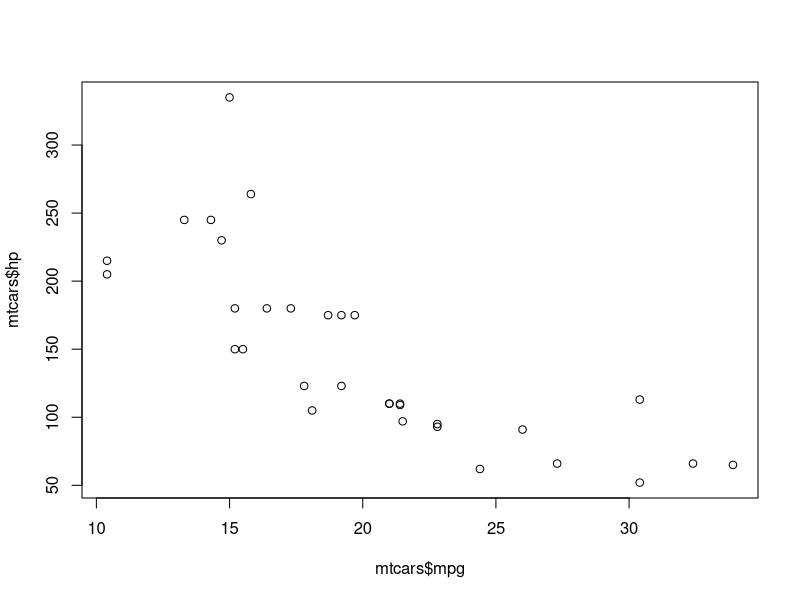
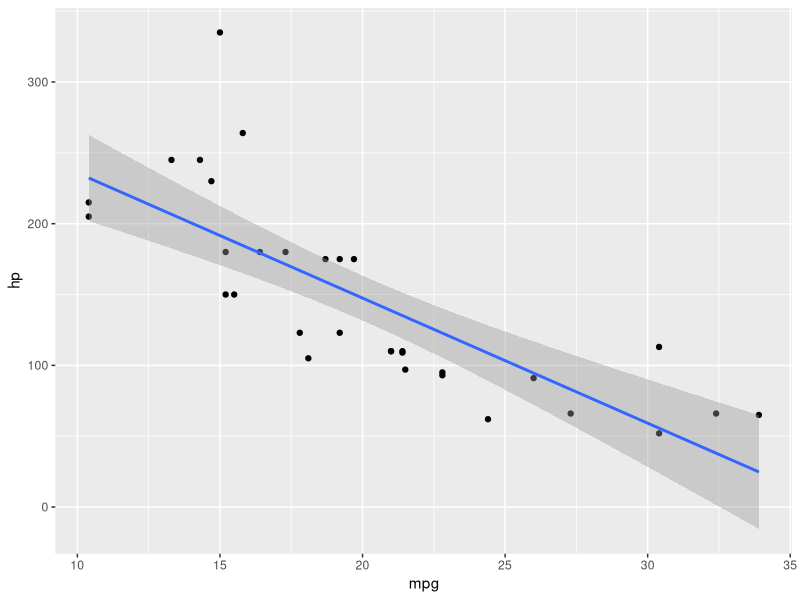

Generate these figures, in order, with R:
library(tidyverse)


## Correlation
cor(mtcars$mpg,mtcars$hp)
cor(mtcars$mpg,mtcars$wt)

plot(mtcars$mpg,mtcars$hp)

ggplot(mtcars,aes(mpg,hp)) +
  geom_point() +
  geom_smooth(method = 'lm')

cor(mtcars[,c('mpg','wt','hp')])
cor.test(mtcars$mpg,mtcars$hp)

## Linear Regression

## mpg = f(hp)
# find intercept and slope
lmFit <- lm(mpg ~ hp,data = mtcars)

summary(lmFit)

# prediction equation
lmFit$coefficients[[1]] + (lmFit$coefficients[[2]]*200)


new_cars <- data.frame(
  hp = c(100,200,300,400,500)
)

# predict
new_cars$mpg_predict <- predict(lmFit, newdata =new_cars )

## root mean squared error (rmse)
# multiple linear regression
## mpg = f(hp,wt,am)
## mpg = intercept + b0*hp + b1*wt + b2*am
lmFit2 <- lm(mpg~ hp + wt + am, data = mtcars)
lmFit2
summary(lmFit2)

coefs <- coef(lmFit2)
coefs[[1]] + coefs[[2]]*200 + coefs[[3]]*3.5 + coefs[[4]]*1


## Build full model
lmFit_full <- lm(mpg ~ ., data = mtcars)
# earse gear
lmFit_full <- lm(mpg ~ . - gear , data = mtcars)

mtcars$predicted <- predict(lmFit_full)

## Train RMSE 
error <- (mtcars$mpg - mtcars$predicted) ^2
rmse <- sqrt(mean(error))


## spilt data for train and test
n <- nrow(mtcars)
id <- sample(1:n,n*0.8)
train_data <- mtcars[id,]
test_data <- mtcars[-id,]

# train model
train_model <- lm(mpg~hp+wt,data= train_data)
predict_train <- predict(train_model)
error_train <- train_data$mpg - predict_train
rmse_train <- sqrt(mean(error_train)**2)

# test model
predict_test <- predict(train_model, newdata = test_data)
error_test <- train_data$mpg - predict_test
rmse_test <- sqrt(mean(error_test)**2)

## print result 
cat("RMSE Train: ",rmse_train,
    "\nRMSE Test: ",rmse_test)

